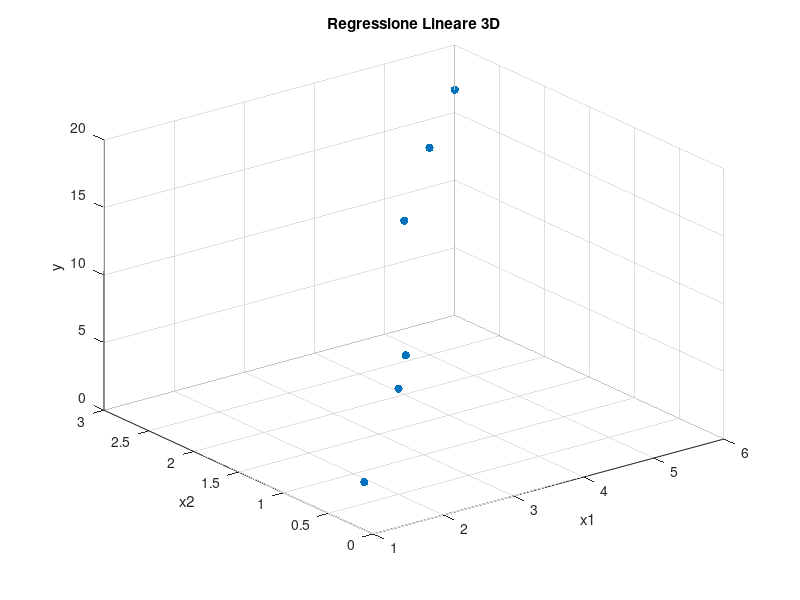

Recreate this plot in MATLAB. (Note: this script raises an error after producing the figure.)
clear
clc
close all

% Dati dell'esercizio (aggiungo x2 come seconda variabile indipendente)
x1 = [1; 2; 3; 4; 5; 6];       % Prima variabile (come prima)
x2 = [0.1; 0.5; 1.2; 2.0; 2.5; 3.0]; % %%% NUOVA VARIABILE x2
y = [3.54; 7.83; 6.74; 12.86; 15.32; 16.69]; 

% Diagramma 3D (opzionale)
figure;
scatter3(x1, x2, y, 'filled');
xlabel('x1'); ylabel('x2'); zlabel('y');
title('Regressione Lineare 3D');

%%% CAMBIAMENTO - MATRICE PHI ORA HA 3 COLONNE (intercetta, x1, x2)
PHI = [ones(N,1), x1, x2]; % Forma: [1, x1, x2]
%%% FINE CAMBIAMENTO

% Stima coefficienti (stesso metodo)
theta_ls = PHI \ y;

% Predizioni
y_hat = PHI * theta_ls;

%%% CAMBIAMENTO - EQUAZIONE MODELLO (aggiunge x2)
fprintf('\nModello 3D stimato: y = %.4f + %.4f*x1 + %.4f*x2\n', theta_ls(1), theta_ls(2), theta_ls(3));
%%% FINE CAMBIAMENTO

% Metriche (stesso calcolo, ma su modello 3D)
err = y_hat - y;
Rsq = 1 - sum(err.^2)/sum((y - mean(y)).^2);
disp(['R-squared: ', num2str(Rsq)]);
